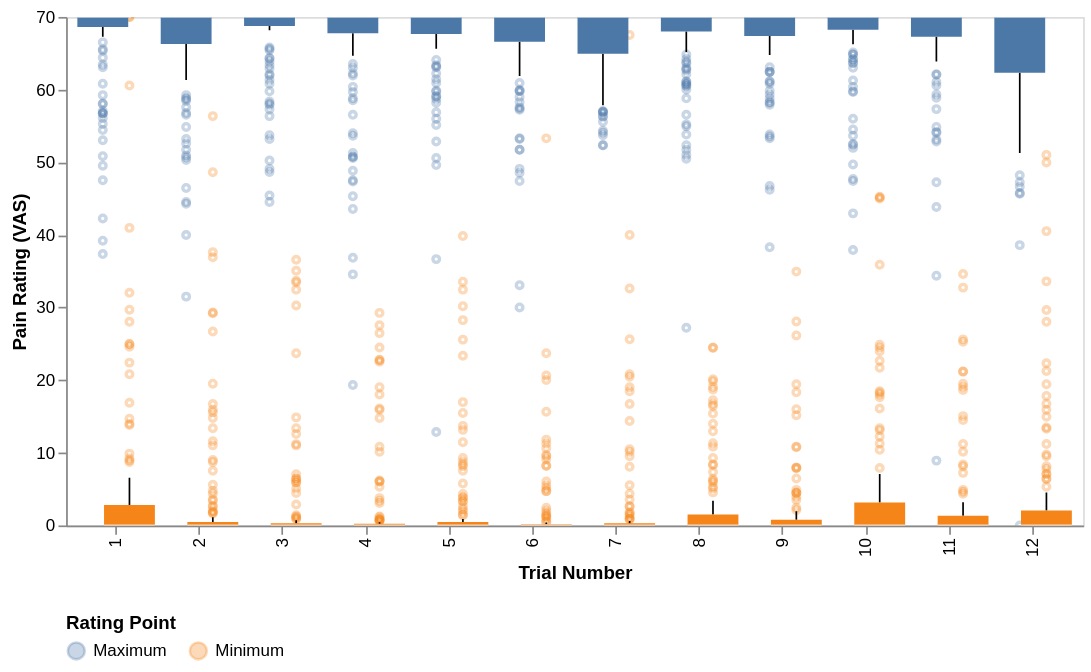

Write notebook code for a chart like this one.
### Code cell
n = len(extrema_ratings) // 2  # each major decrease contributes 2 rows (max and min)
print(f"Total number of major decreases: {n},", f"{n * 2} rating points")

extrema_ratings_scaled = extrema_ratings.clone()
extrema_ratings_scaled = extrema_ratings_scaled.with_columns(
    col("rating").alias("rating") * 70
)
boxplot = (
    (
        alt.Chart(extrema_ratings_scaled)
        .transform_calculate(
            rating_label="datum.rating_point === 'max_rating' ? 'Maximum' : 'Minimum'",
            scaled_rating="datum.rating * 70",
        )
        .mark_boxplot(size=30, outliers={"size": 15, "opacity": 0.3}, clip=True)
        .encode(
            x=alt.X("trial_number:O", title="Trial Number"),
            y=alt.Y(
                "rating:Q",
                title="Pain Rating (VAS)",  #
                scale=alt.Scale(domain=[0, 70]),
            ),
            color=alt.Color(
                "rating_label:N",
                title="Rating Point",
                legend=alt.Legend(orient="bottom"),
            ),
            xOffset=alt.XOffset(
                "rating_label:N",
                scale=alt.Scale(paddingInner=0.5, paddingOuter=0.5),
            ),
        )
    )
    .properties(
        width=600,
        height=300,
        # title="Maximum and Minimum Pain Ratings in Major Decreases Across Trial Numbers",
    )
    .configure_axis(grid=False)
)

boxplot.save(FIGURE_DIR / "extrema_ratings_by_major_decreases.svg")
boxplot
# mention in caption medians were at the min / max for each trial number

### Figure 1 — Vega-Lite specification as saved in the notebook (floating-point values rounded to 4 significant figures; data arrays with more than 128 entries replaced by an {"elided": "..."} marker saying what was removed)
{"config": {"view": {"continuousWidth": 300, "continuousHeight": 300}, "axis": {"grid": false}}, "data": {"name": "data-1e820f587c37f5f2e1e5090027159832"}, "mark": {"type": "boxplot", "clip": true, "outliers": {"size": 15, "opacity": 0.3}, "size": 30}, "encoding": {"color": {"field": "rating_label", "legend": {"orient": "bottom"}, "title": "Rating Point", "type": "nominal"}, "x": {"field": "trial_number", "title": "Trial Number", "type": "ordinal"}, "xOffset": {"field": "rating_label", "scale": {"paddingInner": 0.5, "paddingOuter": 0.5}, "type": "nominal"}, "y": {"field": "rating", "scale": {"domain": [0, 70]}, "title": "Pain Rating (VAS)", "type": "quantitative"}}, "height": 300, "transform": [{"calculate": "datum.rating_point === 'max_rating' ? 'Maximum' : 'Minimum'", "as": "rating_label"}, {"calculate": "datum.rating * 70", "as": "scaled_rating"}], "width": 600, "$schema": "https://vega.github.io/schema/vega-lite/v5.20.1.json", "datasets": {"data-1e820f587c37f5f2e1e5090027159832": {"elided": "2826 records"}}}
